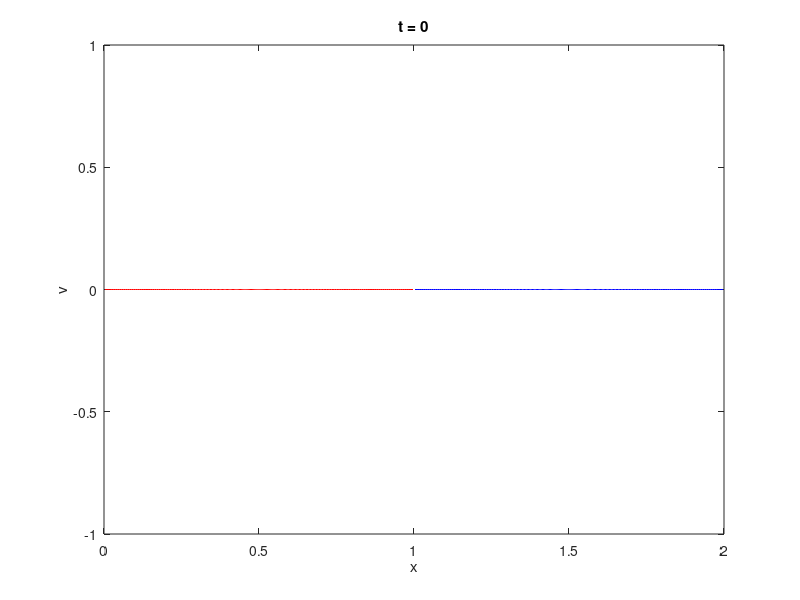
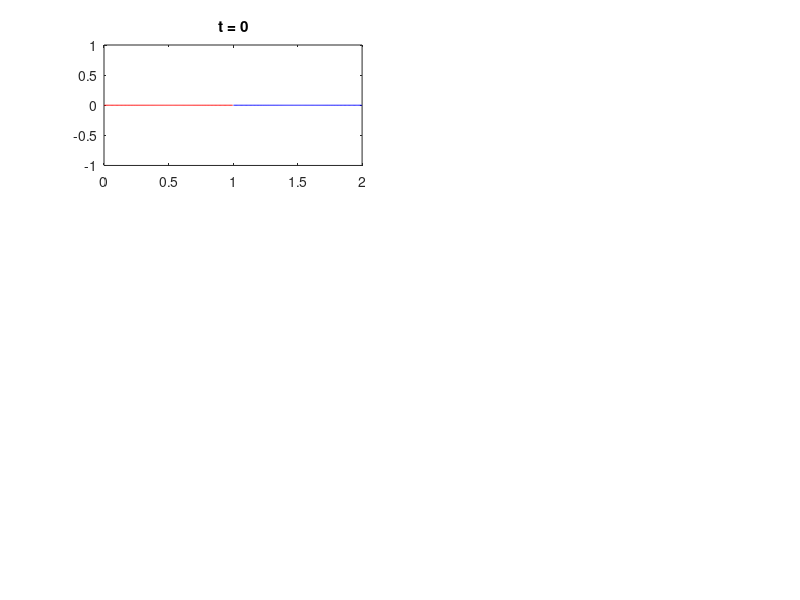

Write the MATLAB code that produced these figures, in order. (Note: this script raises an error after producing the figures.)
% function cold_plasma
clear all
minX = 0;
maxX = 2;

% minX = 0.45;
% maxX = 0.55;

N = 200; 
vmin= -1; vmax = 1;
% vmin= -0.1; vmax = 0.1;

epsilon = 0.05;
delta = 0.002; %0.002, 0.05
omega_0 = 1; 

% method 1 is Euler, 2 is RK4
method = 2;

dt = 0.01;
t_final = 20;
Nstep = t_final/dt; 


d1 = 0.05; % chord length of the interval

% Initialize alpha, x and t

alpha = zeros(1,N);
for i = 1:N
    alpha(i) = (i-0.5)/N;
end

x_1 = zeros(1,N);
v_1 = zeros(1,N);


for i = 1:N
    x_1(i) = alpha(i) + epsilon*sin(2*pi*alpha(i));
    v_1(i) = 0;
end

x_2 = zeros(1,N);
v_2 = zeros(1,N);

x_3 = zeros(1,N);
v_3 = zeros(1,N);

x_4 = zeros(1,N);
v_4 = zeros(1,N);

x_5 = zeros(1,N);
v_5 = zeros(1,N);

for i = 1:N
    x_2(i) = x_1(i) + 1;
    v_2(i) = v_1(i);

    x_3(i) = x_1(i) - 1;
    v_3(i) = v_1(i);

    x_4(i) = x_1(i) + 2;
    v_4(i) = v_1(i);

    x_5(i) = x_1(i) - 2;
    v_5(i) = v_1(i);

    x_6(i) = x_1(i) + 3;
    v_6(i) = v_1(i);

end


num_interval = N;

str = sprintf('t = %0.5g',0);
figure(1); 
% plot(x,v)
plot(x_1,v_1,'r')
hold on
plot(x_2,v_2,'b')
hold on
plot(x_3,v_3,'g')
hold on
plot(x_4,v_4,'k')
hold on
plot(x_5,v_5,'m')
hold off


xlabel('x'); ylabel('v'); title(str); axis([ minX maxX vmin vmax])


  figure(2); subplot(3,2,1); plot(x_1,v_1,'-r');
  hold on
  plot(x_2,v_2,'-b');
  hold on
  plot(x_3,v_3,'g')
  hold on
  plot(x_4,v_4,'k')
  hold on
  plot(x_5,v_5,'m')
  hold off

  axis([ minX maxX vmin vmax])
  title('t = 0');
  part = 1;
    
  % Nstep = 1;
    for step = 1:Nstep
        x_tt = x_dd(x_1,N,omega_0,delta);
        if method == 1
            for i = 1:N
                x_1(i) = x_1(i) + dt * v_1(i);
                v_1(i) = v_1(i) + dt * x_tt(i);
            end

            for i = 1:N
                x_2(i) = x_1(i)+1;
                v_2(i) = v_1(i);
            
                x_3(i) = x_1(i) - 1;
                v_3(i) = v_1(i);
            
                x_4(i) = x_1(i) +2;
                v_4(i) = v_1(i);
            
                x_5(i) = x_1(i) -2;
                v_5(i) = v_1(i);

                x_6(i) = x_1(i) + 3;
                v_6(i) = v_1(i);

            end
        end


        if method ==2
            for i = 1:N
                k1_x = v_1(i);
                k1_v = x_tt(i);
                k2_x = v_1(i) + 0.5*dt*k1_x;
                k2_v = x_tt(i) + 0.5*dt * k1_v;
                k3_x = v_1(i) + 0.5*dt*k2_x;
                k3_v = x_tt(i) + 0.5*dt * k2_v;

                k4_x = v_1(i) + dt*k3_x;
                k4_v = x_tt(i) + dt * k3_v;

                x_1(i) = x_1(i) + dt/6 * (k1_x+2*k2_x+2*k3_x+k4_x);
                v_1(i) = v_1(i) + dt/6 * (k1_v+2*k2_v+2*k3_v+k4_v);
            end

            for i = 1:N
                x_2(i) = x_1(i)+1;
                v_2(i) = v_1(i);

                x_3(i) = x_1(i) - 1;
                v_3(i) = v_1(i);
            
                x_4(i) = x_1(i) +2;
                v_4(i) = v_1(i);
            
                x_5(i) = x_1(i) -2;
                v_5(i) = v_1(i);

                x_6(i) = x_1(i) + 3;
                v_6(i) = v_1(i);
            end
        end

      str = sprintf('t = %0.5g',step*dt);
      figure(1); 
      % plot(x,v); 

      plot(x_1,v_1,'-or','MarkerSize',2)
      hold on
      plot(x_2,v_2,'-ob','MarkerSize',2)
      hold on
      plot(x_3,v_3,'-og','MarkerSize',2)
      hold on
      plot(x_4,v_4,'-ok','MarkerSize',2)
      hold on
      plot(x_5,v_5,'-om','MarkerSize',2)
      hold on
      z = linspace(minX,maxX,15);
      y = zeros(length(z),1);
      plot(z,y,'--b')
      hold off


      xlabel('x'); ylabel('v'); title(str); axis([ minX maxX vmin vmax])

        % if step == 125 || step == 250 || step == 375 || step == 500 
        if step == 400 || step == 800 || step == 1200 || step == 1600 || step == 2000
        % if step == 500 
          figure(2);subplot(3,2,1+part); 
          % plot(x,v,'-o','MarkerSize',1.25);
          plot(x_1,v_1,'r')
          hold on
          plot(x_2,v_2,'b')
          hold on
          plot(x_3,v_3,'g')
          hold on
          plot(x_4,v_4,'k')
          hold on
          plot(x_5,v_5,'m')
          hold off
          axis([ minX maxX vmin vmax])
          time = step*dt;
          title(sprintf('t = %.2f', time));
          part = part+1;
        end
    end



function Efield = x_dd(x,particle_sum,omega_0,delta)
    for i = 1:particle_sum
        x(i) = mod(x(i),1);
    end
    Efield = zeros(1,particle_sum);
    for i = 1:particle_sum
        for j = 1:particle_sum
            Efield(i) = Efield(i) - k(x(i),x(j),delta)* omega_0*(1/particle_sum);             
        end
    end
end


function weight = k(x,y,delta)
    c_delta = (1+4*delta^2)^0.5;
    weight = -c_delta/2*(x-y)/((x-y)^2+delta^2)^0.5+x-y;
end




    